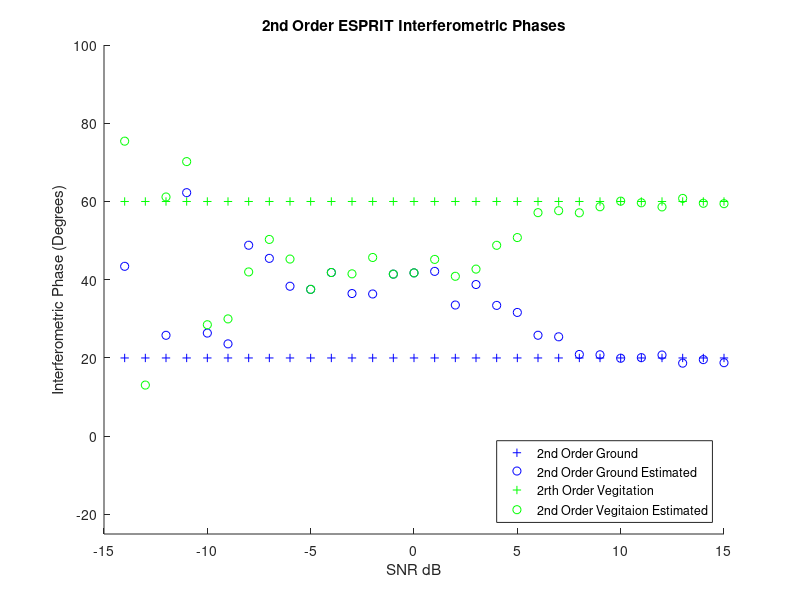
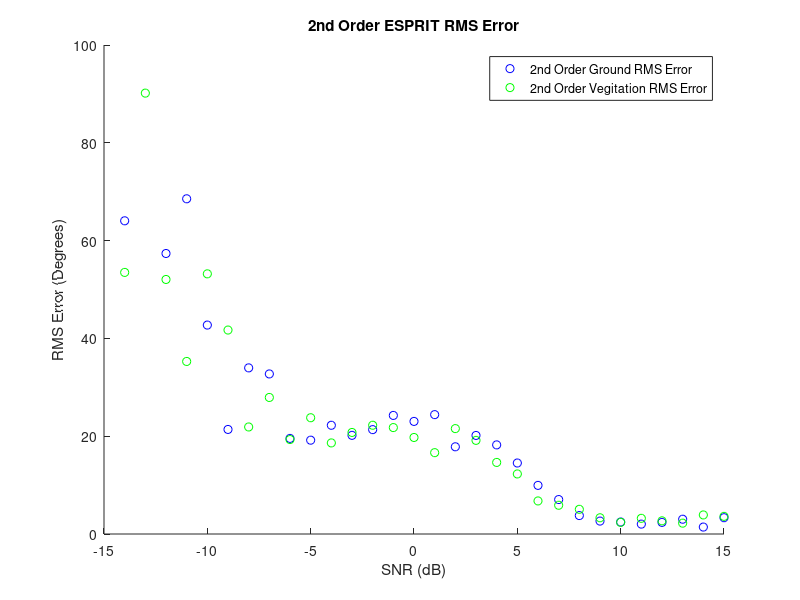
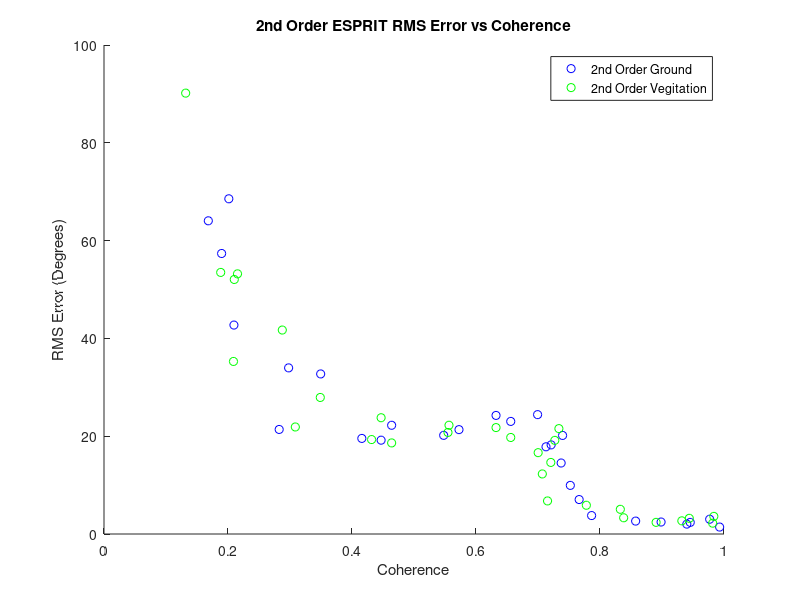
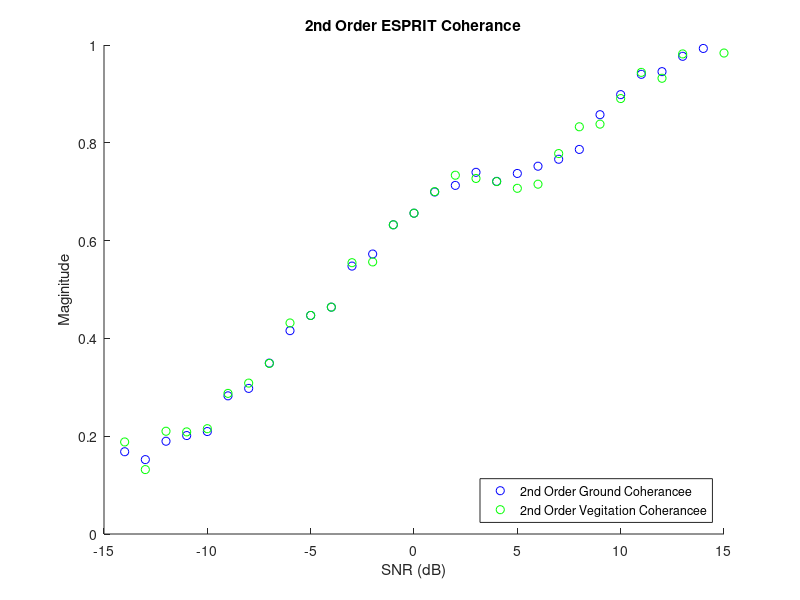

Here is the MATLAB script that generated these plots, in order:
%% Afric_Sim_test_ESPRIT
clc;clear;
%% Initializations

Averaged_samples = 10;
Window_optimal = 81;    %size of window
SNR_samples = 30;
eye_optimal = -0.022;

alpha = 1; %ground weighting factor
beta = 1;   %veg weighting factor
G_O = 20;
ground_offset = G_O*pi/180; % ground interferomitry offset
V_O = 60;
vegitation_offset = V_O*pi/180;    % veg interferomitry offset
G_O_array = ones(SNR_samples,1)*G_O;
V_O_array = ones(SNR_samples,1)*V_O;
Pol_ground = [1;1;0]/sqrt(2);
Pol_vegitation = [1;1;1]/sqrt(3);

ground_angle_2 = zeros(SNR_samples,1);
ground_abs_2 = zeros(SNR_samples,1);
ground_angle_rmse_2 = zeros(SNR_samples,1);

vegitation_angle_2 = zeros(SNR_samples,1);
vegitation_abs_2 = zeros(SNR_samples,1);
vegitation_angle_rmse_2 = zeros(SNR_samples,1);

SNR = zeros(1,SNR_samples);
%% Matrix Construction
for Averaged_sample = 1:SNR_samples;
    
    SNR(Averaged_sample)=Averaged_sample-15;
    Noise = (10^(-SNR(Averaged_sample)/20))/sqrt(3);
    
    for unusedvariable = 1:Averaged_samples
        
        g =  Pol_ground*exp(1i*2*pi*rand(1,Window_optimal));
        v =  Pol_vegitation*exp(1i*2*pi*rand(1,Window_optimal));
        
        s1 = alpha*g + beta*v;
        s2 = alpha*exp(1i*ground_offset)*g + beta*exp(1i*vegitation_offset)*v;
        
        s1_Noise = s1 + Noise*sqrt(-2*log(1-rand(3,Window_optimal))).*exp(1i*2*pi*rand(3,Window_optimal));
        s2_Noise = s2 + Noise*sqrt(-2*log(1-rand(3,Window_optimal))).*exp(1i*2*pi*rand(3,Window_optimal));
       
        %% Second Order ESPRIT
        S1_2 = [s1_Noise(1,:)
            s1_Noise(2,:)
            s1_Noise(3,:)];
        
        S2_2 = [s2_Noise(1,:)
            s2_Noise(2,:)
            s2_Noise(3,:)];
        
        R1_2 = S1_2*S1_2'/Window_optimal;
        R2_2 = S1_2*S2_2'/Window_optimal;
        
        [eigenvec_2,eigenval_2] = eig(pinv(R1_2 + eye_optimal*eye(3))*R2_2,'nobalance');
        
        polfilter_2 = abs(Pol_ground'*eigenvec_2);
        [~,srt_2] = sort(polfilter_2,'descend');
        
        ground_angle_2(Averaged_sample) = ground_angle_2(Averaged_sample)...
            + angle(eigenval_2(srt_2(1),srt_2(1)))/Averaged_samples;
        
        ground_abs_2(Averaged_sample) = ground_abs_2(Averaged_sample)...
            + abs(eigenval_2(srt_2(1),srt_2(1)))/Averaged_samples;
        
        ground_angle_rmse_2(Averaged_sample) =  ground_angle_rmse_2(Averaged_sample)...
            + ((ground_offset + angle(eigenval_2(srt_2(1),srt_2(1))))^2)/Averaged_samples;
        
        polfilter_2 = abs(Pol_vegitation'*eigenvec_2);
        [~,srt_2] = sort(polfilter_2,'descend');
        
        vegitation_angle_2(Averaged_sample) = vegitation_angle_2(Averaged_sample)...
            + angle(eigenval_2(srt_2(1),srt_2(1)))/Averaged_samples;
        
        vegitation_abs_2(Averaged_sample) = vegitation_abs_2(Averaged_sample)...
            + abs(eigenval_2(srt_2(1),srt_2(1)))/Averaged_samples;
        
        vegitation_angle_rmse_2(Averaged_sample) =  vegitation_angle_rmse_2(Averaged_sample)...
            + ((vegitation_offset + angle(eigenval_2(srt_2(1),srt_2(1))))^2)/Averaged_samples;
        
    end
end
ground_angle_rmse_2 = sqrt(ground_angle_rmse_2)*180/pi;
vegitation_angle_rmse_2 = sqrt(vegitation_angle_rmse_2)*180/pi;
%% Plotting Results

figure(1);
title('2nd Order ESPRIT Interferometric Phases');
xlabel('SNR dB');ylabel('Interferometric Phase (Degrees)');
hold on;
plot(SNR,G_O_array,'b+');
plot(SNR,-1*ground_angle_2*180/pi,'bo');
plot(SNR,V_O_array,'g+');
plot(SNR,-1*vegitation_angle_2*180/pi,'go');
legend('2nd Order Ground','2nd Order Ground Estimated','2rth Order Vegitation','2nd Order Vegitaion Estimated','Location','southeast')
axis([-15, 15, -25 100]);
hold off

figure(2)
title('2nd Order ESPRIT RMS Error')
xlabel('SNR (dB)');ylabel('RMS Error (Degrees)');
hold on;
plot(SNR,ground_angle_rmse_2,'bo');
plot(SNR,vegitation_angle_rmse_2,'go');
axis([-15, 15, 0, 100]);
hold off;
legend('2nd Order Ground RMS Error','2nd Order Vegitation RMS Error','Location','northeast');

figure(3)
title('2nd Order ESPRIT RMS Error vs Coherence')
xlabel('Coherence');ylabel('RMS Error (Degrees)');
hold on;
plot(ground_abs_2,ground_angle_rmse_2,'bo');
plot(vegitation_abs_2,vegitation_angle_rmse_2,'go');
axis([0, 1, 0 100]);
hold off;
legend('2nd Order Ground','2nd Order Vegitation','Location','northeast');

figure(4)
title('2nd Order ESPRIT Coherance');
xlabel('SNR (dB)');ylabel('Maginitude')
hold on;
plot(SNR,ground_abs_2,'bo');
plot(SNR,vegitation_abs_2,'go');
legend('2nd Order Ground Coherancee','2nd Order Vegitation Coherancee','Location','southeast');
axis([-15, 15 , 0 1]);
hold off;
